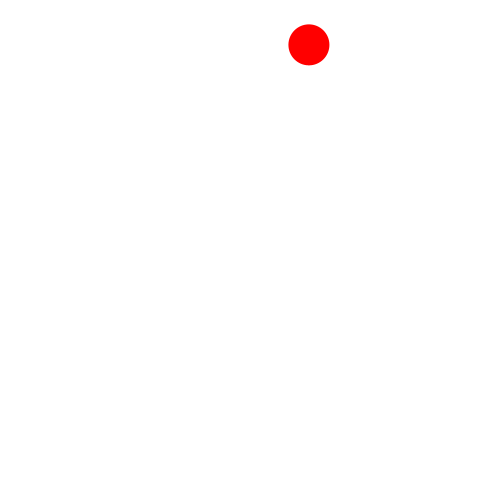
Frame 1 (no input)
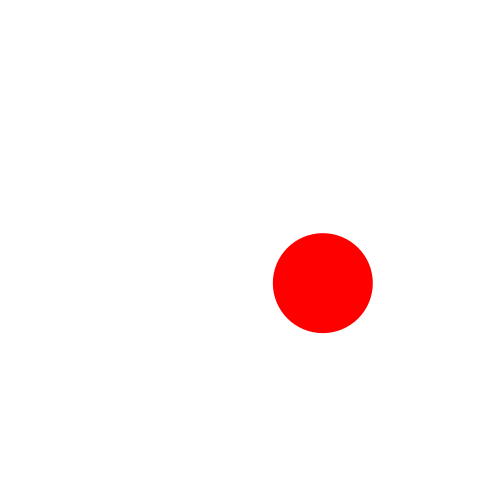
Frame 60 (the mouse pressed at the canvas centre just before this capture)
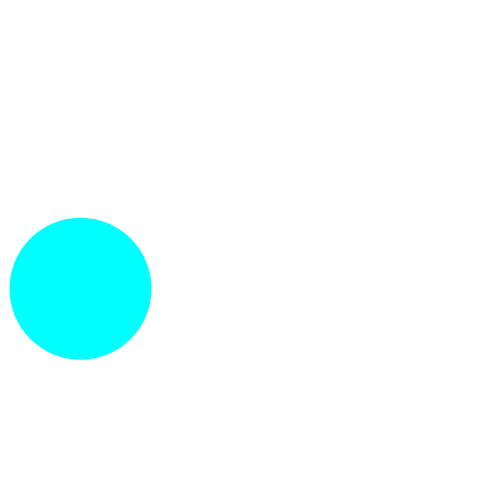
Frame 120 (the mouse held since frame 60 and released just before this capture)

The Processing sketch that drew these frames (run headless with seeded random() and noise(); from frame 60 on, the mouse is pressed at the canvas centre):

// Processing sketch: ballEnlarged1
// ── ballEnlarged1.pde
final float vx0min = -7;            // vxの初期値の下限
final float vx0max = 5;             // vxの初期値の上限
final float vy0min = 4;             // vyの初期値の下限
final float vy0max = 8;             // vyの初期値の上限
final float fps = 60;               // 1秒間あたりのフレーム数
final float gravity = 9.8 / fps;    // 1フレームあたりの重力加速度
final float elas = 0.98;            // 反発係数
final float d = 40;                 // ボールの直径
final float hueMax = 360.0;         // 色相の最大値

// 変数
Ball ball0;                         // ボールのオブジェクト1つを参照する変数

void setup() {
    frameRate(fps);
    size(480, 480);
    noStroke();
    colorMode(HSB, hueMax, 100, 100);
    fill(0, 0, 0);
    ball0 = new Ball();
    ball0.d  = d;
    ball0.x  = random(d / 2, width - d / 2);     // ボールの中心のx座標
    ball0.y  = random(d / 2, height / 5);        // ボールの中心のy座標
    ball0.vx = random(vx0min, vx0max);           // ボールの速度のx成分
    ball0.vy = random(vy0min, vy0max);           // ボールの速度のy成分
}

void draw() {
    background(0, 0, 100);
    ball0.move();
    ball0.draw();
}




/** 動くボールを表す */
class Ball {
    float d;
    float x;
    float y;
    float vx;
    float vy;
    int el = 1;
    int lb = 10;
    int hb = 150;
    void draw(){
        if(el>0){
            fill(0, 100, 100);
        }else{
            fill(180,100,100);
        }
        ellipse(x, y, d, d);
    }

    void move() {
        x  += vx;          // ボールが速度ぶん移動する
        vy += gravity;          // 速度のy成分に重力加速度を加算する
        y  += vy;          // ボールが速度ぶん移動する
        d+=el;
        if(hb<d||lb>d){
            el=-el;
        }
        if (x < d / 2) {
            vx = - vx * elas;
            x = d / 2;
        } else if (x > width - d / 2) {
            vx = - vx  * elas;
            x = width - d / 2;
        }
        if (y > height - d / 2) {
            vy = - vy * elas;
            y = height - d / 2;
        } else if (y < d / 2) {
            vy = - vy * elas;
            y = d / 2;
        }
    }
}
